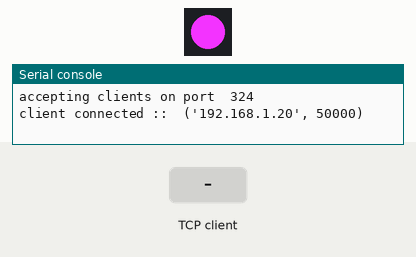
Simulated run of this program. Board: Pycom board running MicroPython. Shown: 1 RGB LEDs in strip order, left to right, the last lines printed to the serial console. The test bench sets the inputs (shaded band). Dim RGB values are drawn brighter than linear; one TCP client connects 1 s after the port opens and stays connected.

Above: at 1.2 s.
1.3 s: the TCP client sends "led green"
At 2.4 s:
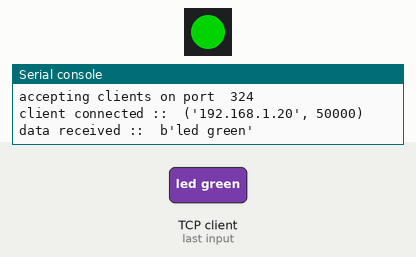
2.8 s: the TCP client sends "led red"
At 3.6 s:
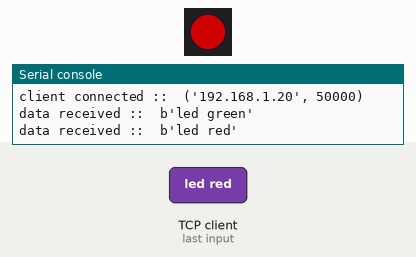
4.3 s: the TCP client sends "led blue"
At 4.7 s:
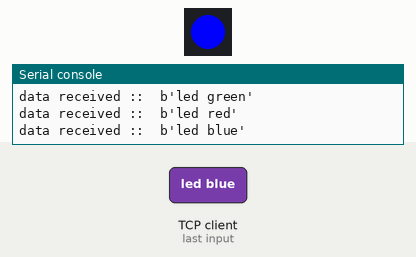
Timing chart, 0 to 7.3 s (numbered marks = the images above; inputs shaded):
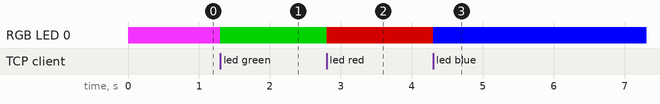

The program:

server.py
```python
import socket
import sys
global led
import pycom, binascii
#imports

#turns off the pycom blue heartbeat
pycom.heartbeat(False)

#sets the rgbled to a purple color
pycom.rgbled(0xF333FF)


def main():

	#setup port and socket
	port = 324
	sock = socket.socket(socket.AF_INET, socket.SOCK_STREAM)
	#bind to port
	server_address = ('', port)
	sock.bind(server_address)
	#start the listening process
	sock.listen(1)
	accept_connection(sock,port)
def accept_connection(sock, port):
	#start the client acceptance system
	print("accepting clients on port ",port)
	#this function will run on the successful connection of a client
	conn,addr = sock.accept()
	while True:
		try:
			#print client address info
			print("client connected :: ",addr)
			receive_data(conn,addr,sock,port)
		finally:
			conn.close()
def receive_data(conn,addr,sock,port):
	#breaks the connection if the exit command is called, or the client disconnects
	try:
		#while true loop to receive data
		while True:
			#data receiving function
			data = conn.recv(16)
			if(data):
				#sometimes data will be None, so if there is data, we need to process it
				print("data received :: ",data)
				process_data(data)
				conn.sendall(data)
			else:
				break
	finally:
		sock.close()
def process_data(data):
	#process the data, and change LED based on input
	if(data == b'led green'):
		pycom.rgbled(0x007f00)
	if(data == b'led red'):
		pycom.rgbled(0x7f0000)
	if(data == b'led blue'):
		pycom.rgbled(0x0000ff)
	if("0x" in data):
		#all the data is sent in binary mode, which we need to decode to get the string version of the data
		data = data.decode('utf-8')
		print(data)
		#gets rid of the 'led 0x', and typecasts it in base 16 (aka hex)
		color = int(data[data.index("x")+1:],16)
		#sets the color
		pycom.rgbled(color)
	return False

#runs the main function on an import
main()
```

Measured:
- after the input at 1.3 s, RGB LED 0: RGB(243, 51, 255) → RGB(0, 127, 0) at once
- after the input at 2.8 s, RGB LED 0: RGB(0, 127, 0) → RGB(127, 0, 0) at once
- after the input at 4.3 s, RGB LED 0: RGB(127, 0, 0) → RGB(0, 0, 255) at once
